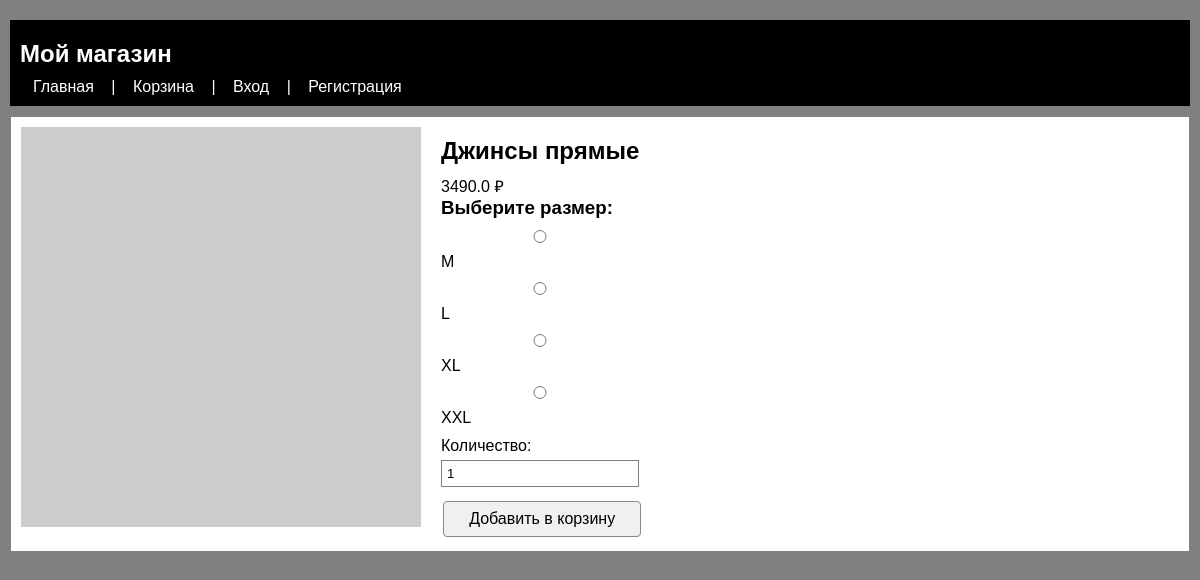
/prod/3, run on the app's committed database.
### data/__all_models.py (models this page shows)
class Product(SqlAlchemyBase):
    __tablename__ = 'products'
    id = Column(Integer, primary_key=True, autoincrement=True)
    name = Column(String(200), nullable=False)
    photos = Column(Text)
    cost = Column(Float, nullable=False)
    description = Column(Text)
    type_id = Column(Integer, ForeignKey('product_types.id'), nullable=True)
    type = relationship("ProductType", back_populates="products")
    product_sizes = relationship("ProductSize", back_populates="product")
    storages = relationship("Storage", back_populates="product")
    carts = relationship("Cart", back_populates="product")
    order_items = relationship("OrderItem", back_populates="product")

class ProductSize(SqlAlchemyBase):
    __tablename__ = 'product_sizes'
    product_id = Column(Integer, ForeignKey('products.id'), primary_key=True)
    size_id = Column(Integer, ForeignKey('sizes.id'), primary_key=True)
    product = relationship("Product", back_populates="product_sizes")
    size = relationship("Size", back_populates="product_sizes")

class Size(SqlAlchemyBase):
    __tablename__ = 'sizes'
    id = Column(Integer, primary_key=True, autoincrement=True)
    name = Column(String(20), nullable=False)
    product_sizes = relationship("ProductSize", back_populates="size")

### app.py (the view)
@app.route('/prod/<int:id>')
def prod(id):
    db_sess = create_session()
    product = db_sess.query(Product).get(id)
    if not product:
        return "Товар не найден", 404
    form = AddToCartForm()
    return render_template('prod_page.html', product=product, form=form)

### forms.py
class AddToCartForm(FlaskForm):
    quantity = IntegerField('Количество', validators=[DataRequired(), NumberRange(min=1, max=99)], default=1)
    submit = SubmitField('Добавить в корзину')

### data/db_session.py (called while the page is built)
def create_session():
    global __factory
    if not __factory:
        raise Exception("База данных не инициализирована. Сначала вызовите global_init().")
    return __factory()

### templates/prod_page.html (shortened to what this page needs)
{% extends "base.html" %}
{% block content %}
<div class="product-detail">
    <div class="product-images">
        {% set photos = product.photos.split(',') if product.photos else [] %}
        <img src="{{ photos[0] if photos else 'https://via.placeholder.com/400x400/f0f0f0/cccccc?text=Нет+фото' }}" alt="{{ product.name }}" class="main-image">
    </div>
    <div class="product-info">
        <h1>{{ product.name }}</h1>
        <div class="price-section">
            <span class="price">{{ product.cost }} ₽</span>
        </div>
        <form method="POST" action="{{ url_for('add_to_cart', product_id=product.id) }}" class="add-to-cart-form">
            <div class="size-section">
                <h3>Выберите размер:</h3>
                <div class="size-buttons">
                    {% for ps in product.product_sizes %}
                        <label class="size-option">
                            <input type="radio" name="size_id" value="{{ ps.size.id }}" required>
                            {{ ps.size.name }}
                        </label>
                    {% endfor %}
                </div>
            </div>
            <div class="form-group">
                <label>Количество:</label>
                {{ form.quantity(class="quantity-input", value=1, min=1, max=10) }}
            </div>
            <div class="form-group">
                {{ form.submit(class="btn btn-large") }}
            </div>
        </form>
    </div>
</div>
{% endblock %}

### static/css/style.css (style rules this page uses)
* { margin: 0; padding: 0; box-sizing: border-box; }
body { font-family: Arial, sans-serif; background: gray; padding: 10px; }
h1 { margin: 10px 0; font-size: 24px; }
form { max-width: 500px; }
label { display: block; margin: 10px 0 5px; }
input, select, textarea, .form-control { width: 100%; padding: 5px; margin-bottom: 10px; border: 1px solid gray; }
button, .btn, input[type="submit"], input[type="button"], a.btn, .product-card .btn, .filter-buttons .btn, .add-to-cart-form .btn, .checkout-form .btn, .settings-form .btn, .simple-form .btn { display: inline-block; padding: 8px 16px; margin: 4px 2px; background-color: #f0f0f0; color: black; border: 1px solid #888; border-radius: 4px; text-decoration: none; text-align: center; cursor: pointer; font-size: 16px; transition: all 0.3s ease; }
.product-detail { display: flex; gap: 20px; flex-wrap: wrap; }

### data on the page
Product: name "Джинсы прямые", cost "3490.0"
ProductSize: size.name "M"
ProductSize: size.name "L"
ProductSize: size.name "XL"
ProductSize: size.name "XXL"
